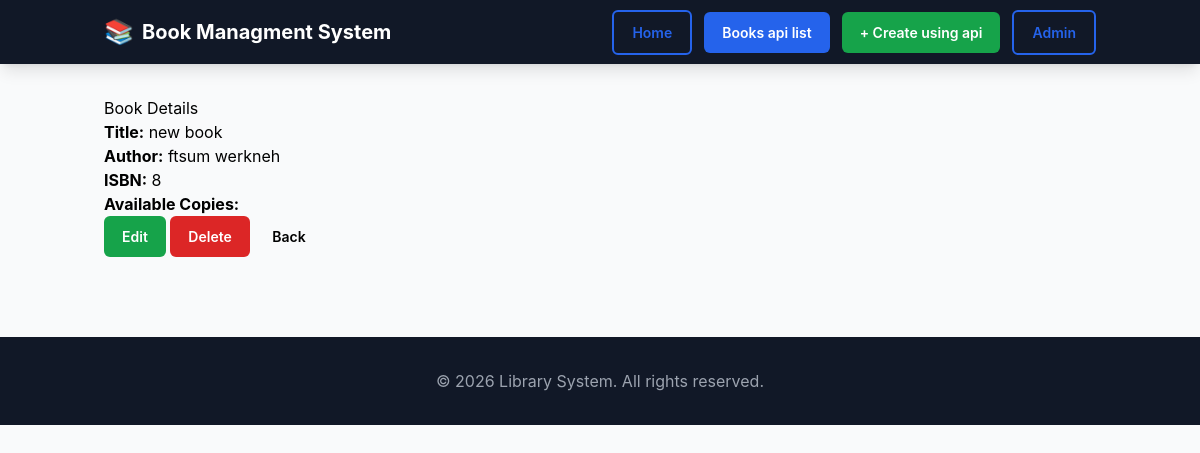
The page /book/detail/8 on the database its author committed.
### bookmanagment/models.py (models this page shows, shortened)
class Books(models.Model):
    id=models.IntegerField(primary_key=True,unique=True,null=False,blank=False)
    title=models.CharField(max_length=255)
    author=models.ForeignKey(Author,on_delete=models.CASCADE ,related_name="book")
    isbn=models.IntegerField(unique=True,null=False,blank=False)

class Author(models.Model):
    id=models.IntegerField(primary_key=True,unique=True,null=False,blank=False)
    name=models.CharField(max_length=255)
    bio=models.TextField(null=False,blank=False)
    def __str__(self):
        return self.name

### bookmanagment/views.py (the view)
# urls.py: path('/detail/<int:id>',views.bookdetail,name="bookdetail"),
def bookdetail(request,id):
     books=Books.objects.get(pk=id)
     return render(request,"detail.html",{"book":books})

### backend/bookmanagment/templates/detail.html (shortened to what this page needs)
{% extends "book.html" %}
{% block content %}
<div class="container fade-in">
    <h1 class="page-title">Book Details</h1>
    <div class="card">
        <p><strong>Title:</strong> {{ book.title }}</p>
        <p><strong>Author:</strong> {{ book.author }}</p>
        <p><strong>ISBN:</strong> {{ book.isbn }}</p>
        <p><strong>Available Copies:</strong> {{ book.available_copies }}</p>
    </div>
    <div class="actions">
        <a href="{% url 'update' book.id %}" class="btn btn-success">
            Edit
        </a>
        <a href="{% url 'delete' book.id %}" class="btn btn-danger">
            Delete
        </a>
        <a href="{% url 'booklist' %}" class="btn">
            Back
        </a>
    </div>
</div>
{% endblock %}

### backend/bookmanagment/templates/book.html (style rules this page uses)
:root { --primary-color: #2563eb; --secondary-color: #111827; }
* { box-sizing: border-box; margin: 0; padding: 0; }
body { min-height: 100vh; font-family: -apple-system, BlinkMacSystemFont, 'Segoe UI', Roboto, sans-serif; }
html { scroll-behavior: smooth; }
.fade-in { animation: fadeIn 0.3s ease-out; }
.btn { display: inline-block; padding: 10px 18px; border-radius: 6px; font-size: 14px; font-weight: 600; text-decoration: none; border: none; cursor: pointer; transition: 0.2s ease; }
.btn-success { background: #16a34a; color: white; }
.btn-danger { background: #dc2626; color: white; }

### rows shown on the page
Books: title "new book", author "ftsum werkneh", isbn "8"
